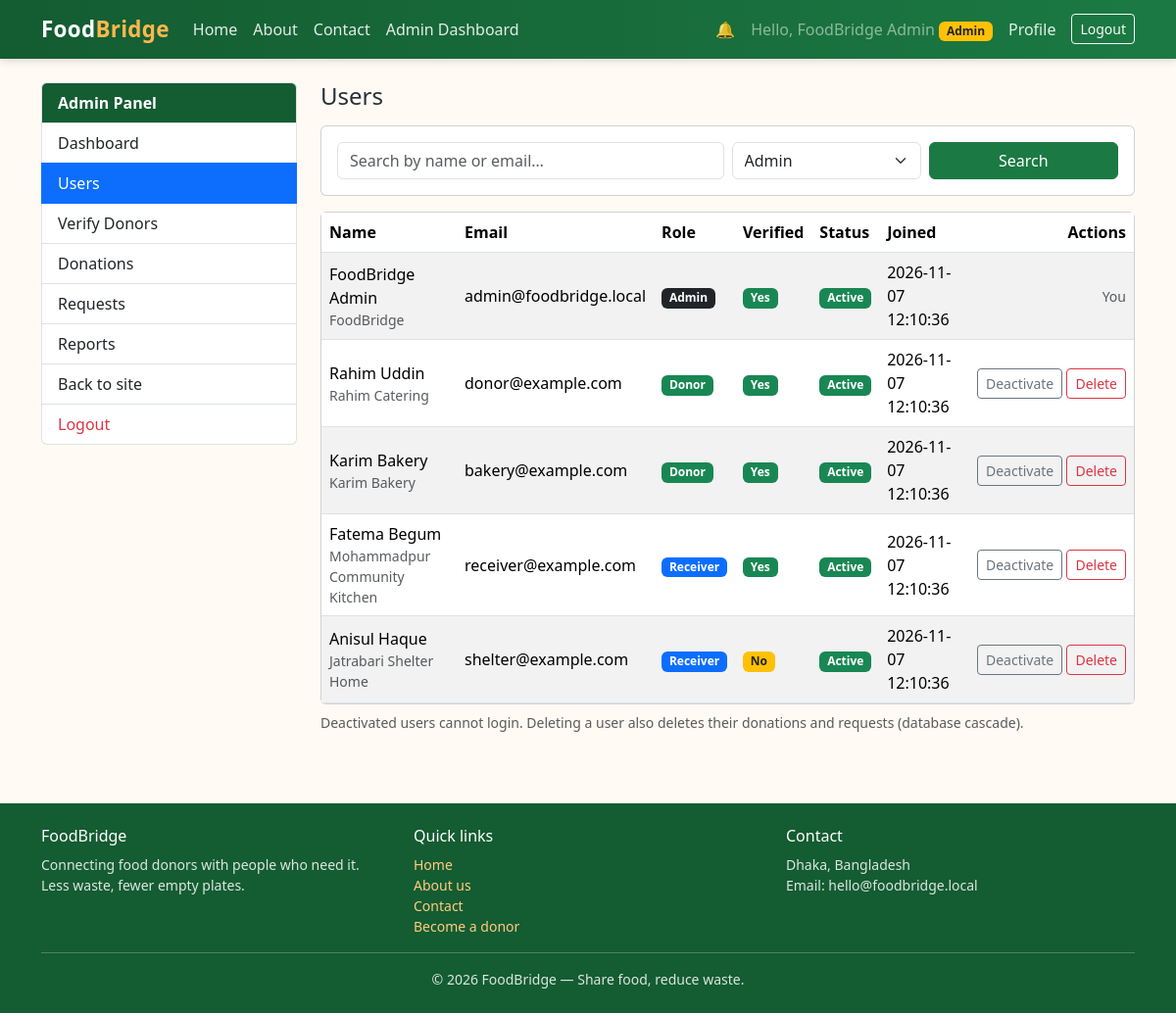
The page /admin/users.php (signed in) on the database its author committed.
### tables this page shows
CREATE TABLE IF NOT EXISTS users (
    id                INT UNSIGNED AUTO_INCREMENT PRIMARY KEY,
    name              VARCHAR(100) NOT NULL,
    email             VARCHAR(150) NOT NULL UNIQUE,
    password          VARCHAR(255) NOT NULL,               
    phone             VARCHAR(20)  NULL,
    address           VARCHAR(255) NULL,
    role              ENUM('admin', 'donor', 'receiver') NOT NULL DEFAULT 'receiver',
    organization_name VARCHAR(150) NULL,
    is_verified       TINYINT(1)   NOT NULL DEFAULT 0,
    status            ENUM('active', 'inactive', 'suspended') NOT NULL DEFAULT 'active',
    created_at        TIMESTAMP    NOT NULL DEFAULT CURRENT_TIMESTAMP
);

### admin/users.php (the view, shortened to what this page needs)
<?php
require_once __DIR__ . '/../config/db.php';
$myId = (int) $_SESSION['user_id'];
$q    = trim($_GET['q'] ?? '');
$where  = [];
$params = [];
$whereSql = $where ? ('WHERE ' . implode(' AND ', $where)) : '';
$stmt = $pdo->prepare("SELECT * FROM users $whereSql ORDER BY created_at DESC");
$stmt->execute($params);
$users = $stmt->fetchAll();
$roleBadge = ['admin' => 'bg-dark', 'donor' => 'bg-success', 'receiver' => 'bg-primary'];
$statusBadge = ['active' => 'bg-success', 'inactive' => 'bg-secondary', 'suspended' => 'bg-danger'];
include __DIR__ . '/../includes/header.php';
?>
<div class="row g-4">
    <div class="col-lg-3">
        <?php include __DIR__ . '/../includes/admin_sidebar.php'; ?>
    </div>
    <div class="col-lg-9">
        <h1 class="h4 mb-3">Users</h1>
        <form method="get" action="" class="card p-3 mb-3">
            <div class="row g-2">
                <div class="col-md-6">
                    <input type="text" class="form-control" name="q" placeholder="Search by name or email…"
                           value="<?= htmlspecialchars($q, ENT_QUOTES, 'UTF-8') ?>">
                </div>
                <div class="col-md-3">
                    <select class="form-select" name="role">
                        <?php foreach (['admin', 'donor', 'receiver'] as $r): ?>
                            <option value="<?= $r ?>" <?= $role === $r ? 'selected' : '' ?>><?= ucfirst($r) ?></option>
                        <?php endforeach; ?>
                    </select>
                </div>
                <div class="col-md-3 d-grid">
                    <button type="submit" class="btn btn-fb-green">Search</button>
                </div>
            </div>
        </form>
        <div class="card">
            <div class="card-body p-0">
                <div class="table-responsive">
                    <table class="table table-striped table-hover mb-0 align-middle">
                        <thead>
                            <tr>
                                <th>Name</th>
                                <th>Email</th>
                                <th>Role</th>
                                <th>Verified</th>
                                <th>Status</th>
                                <th>Joined</th>
                                <th class="text-end">Actions</th>
                            </tr>
                        </thead>
                        <tbody>
                            <?php foreach ($users as $u): ?>
                                <tr>
                                    <td>
                                        <?= htmlspecialchars($u['name'], ENT_QUOTES, 'UTF-8') ?>
                                        <?php if (!empty($u['organization_name'])): ?>
                                            <small class="text-muted d-block"><?= htmlspecialchars($u['organization_name'], ENT_QUOTES, 'UTF-8') ?></small>
                                        <?php endif; ?>
                                    </td>
                                    <td><?= htmlspecialchars($u['email'], ENT_QUOTES, 'UTF-8') ?></td>
                                    <td><span class="badge <?= $roleBadge[$u['role']] ?? 'bg-secondary' ?> text-capitalize"><?= htmlspecialchars($u['role'], ENT_QUOTES, 'UTF-8') ?></span></td>
                                    <td><?= $u['is_verified'] ? '<span class="badge bg-success">Yes</span>' : '<span class="badge bg-warning text-dark">No</span>' ?></td>
                                    <td><span class="badge <?= $statusBadge[$u['status']] ?? 'bg-secondary' ?> text-capitalize"><?= htmlspecialchars($u['status'], ENT_QUOTES, 'UTF-8') ?></span></td>
                                    <td><?= htmlspecialchars($u['created_at'], ENT_QUOTES, 'UTF-8') ?></td>
                                    <td class="text-end text-nowrap">
                                        <?php if ((int) $u['id'] !== $myId): ?>
                                            <form method="post" action="" class="d-inline">
                                                <button type="submit" class="btn btn-sm <?= $u['status'] === 'active' ? 'btn-outline-secondary' : 'btn-outline-success' ?>">
                                                    <?= $u['status'] === 'active' ? 'Deactivate' : 'Activate' ?>
                                                </button>
                                            </form>
                                            <form method="post" action="" class="d-inline" onsubmit="return confirm('Delete this user and all their donations/requests?');">
                                                <button type="submit" class="btn btn-sm btn-outline-danger">Delete</button>
                                            </form>
                                        <?php else: ?>
                                            <span class="text-muted small">You</span>
                                        <?php endif; ?>
                                    </td>
                                </tr>
                            <?php endforeach; ?>
                        </tbody>
                    </table>
                </div>
            </div>
        </div>
        <p class="text-muted small mt-2 mb-0">Deactivated users cannot login. Deleting a user also deletes their donations and requests (database cascade).</p>
    </div>
</div>
<?php include __DIR__ . '/../includes/footer.php'; ?>

### assets/css/style.css (style rules this page uses)
:root { --fb-green: #1b7a43; --fb-green-dark: #145c32; --fb-green-light: #e6f4ec; --fb-orange: #f57c00; --fb-orange-dark: #e65100; --fb-cream: #fffaf3; }
body { background-color: var(--fb-cream); color: #263238; }
.btn-fb-green { background-color: var(--fb-green); border-color: var(--fb-green); color: #fff; }

### rows shown on the page
users: name "FoodBridge Admin", organization_name "FoodBridge", email "admin@foodbridge.local", role "Admin", is_verified "Yes", status "Active", created_at "2026-11-07 12:10:36", shows "You"
users: name "Rahim Uddin", organization_name "Rahim Catering", email "donor@example.com", role "Donor", is_verified "Yes", status "Active", created_at "2026-11-07 12:10:36", shows "Deactivate"
users: name "Karim Bakery", organization_name "Karim Bakery", email "bakery@example.com", role "Donor", is_verified "Yes", status "Active", created_at "2026-11-07 12:10:36", shows "Deactivate"
users: name "Fatema Begum", organization_name "Mohammadpur Community Kitchen", email "receiver@example.com", role "Receiver", is_verified "Yes", status "Active", created_at "2026-11-07 12:10:36", shows "Deactivate"
users: name "Anisul Haque", organization_name "Jatrabari Shelter Home", email "shelter@example.com", role "Receiver", is_verified "No", status "Active", created_at "2026-11-07 12:10:36", shows "Deactivate"

### other values the page prints
$userName "FoodBridge Admin"
$role "Admin"
$label "Dashboard"
$label "Users"
$label "Verify Donors"
$label "Donations"
$label "Requests"
$label "Reports"
form field role "Admin"
